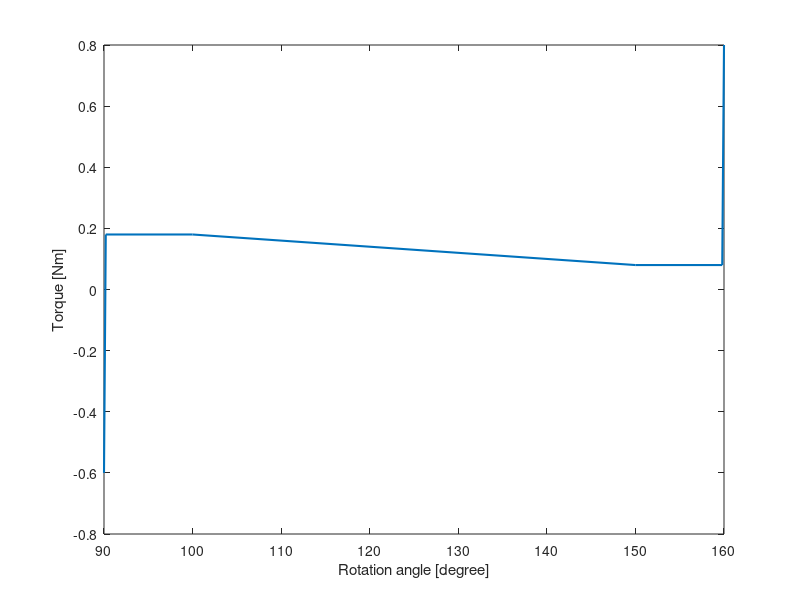

This figure's MATLAB source: (Note: this script raises an error after producing the figure.)
% =========================================================================
% ERC Design Step 1: Spring Selection based on target torque and Safety
% Factor (SF)
%
% Author: Rui Wu (rui.wu@usys.ethz.ch)
%         Stefano Mintchev (stefano.mintchev@usys.ethz.ch)
% Environmental Robotics Lab, ETH Zurich, 2025
%
% Funded by the Horizon Europe project in AI & robotics:
% "SPEAR: Spatial Perception & Embodied Autonomy Research"
% =========================================================================

%% Input 1/2: Design parameters
SF = 2; % Target Safety Factor (SF), default = 2
n_spring = 1; % Number of springs
sensorised = 1; % Does the ERC has integrated angular sensor (potentiometer)? 1->Y, 0->N
L_coupler = 5; % Length of coupler for senrorised ERC
dtheta = 0.1*pi/180; % Resolution of cam design, default = 0.1*pi/180

%% Input 2/2: Required Response
% Need: 1) Theta_EA, Rotation of one cam (1/2 of total bending), in radians
%       2) M_EA, Target torque profile (N*m)
% below are examples

%%% Example 1
Theta_EA=[-45 45]*pi/180;
M_EA=[-1 1]*0.25;

% %%% Example 2
% Theta_EA=[-45 -44.9 -0.1 0.1 44.9 45]*pi/180;
% M_EA=[-1 1 -1 1 -1 1]*0.1;

% %%% Example 3
% Theta_EA=[-45 -0.1 0.1 45]*pi/180;
% M_EA=[-0.5 -0.5 0.5 0.5]*0.25;

% %%% Example 4
% Theta_EA=[-45 -0.1 0.1 45]*pi/180;
% M_EA=[-0 -0.5 0.5 0]*0.25;

%%% Example on repository
% % Rotation of one cam (1/2 of total bending), in radians
% Theta_EA = [-45 -44.9 -30 -15 0 0.1 15 30 44.9 45] * pi / 180;  
% % Target torque profile (N*m)
% M_EA = [-0.4 -0.035 0 -0.07 -0.035 0.035 0.07 0 0.035 0.4];  

% %%% Live demo
% M_max=0.05; % Target maximum moment (N*m)
% Theta_EA=(-15:0.25:15);
% M_EA=(15^2-Theta_EA.^2).^0.5/30+0.5; % torque (N*m)
% Theta_EA=[0.1 10 Theta_EA+30]*pi/180; % rotation of one rolamite (1/2 of total bending)
% M_EA=[1 1 M_EA]*M_max; % normalised moment profile * M_max
% M_EA(end)=5*M_max; % adding an end-stopping effect
% M_EA=[fliplr(-M_EA) M_EA]; % generate symmetrical profile
% Theta_EA=[fliplr(-Theta_EA) Theta_EA]; % generate symmetrical profile

% %%% SquAshy 2025
% % Rotation of one cam (1/2 of total bending), in radians
% Theta_EA = [45 45.2 50 55:1:90 90.2]/2 * pi / 180;  
% % Target torque profile (N*m)
% M_EA = [-0.5 0.023 0.023 0.05*0.2*sin((55:1:90)*pi/180) 0.5]; 

%%% X-drone 2025
% Rotation of one cam (1/2 of total bending), in radians
Theta_EA = [45 45.1 50 75 79.9 80] * pi / 180;  
% Target torque profile (N*m)
M_EA = [-0.6 0.18 0.18 0.08 0.08 0.8]; 

%% Spring Requirement Evaluation

% Interpolate the target torque according to resolution
theta = (Theta_EA(1):dtheta:Theta_EA(end)); % acquisition points
M = interp1(Theta_EA, M_EA, theta, 'linear'); % target torque (N*m)
DU = cumtrapz(theta*2, M);% incremental energy starting from theta = 0 (J)
% Target torque variation rate
slopes = diff(M_EA) ./ diff(Theta_EA * 2);  
% Maximum target torque reduction rate
M_slp = -1 * min(slopes);  

%% Output
D = max((0.28*M_slp/n_spring*1000)^(1/3),(0.33*(max(DU) - min(DU))/n_spring*1000)^(1/3)); % Mass model's estimation of spring diameter
fprintf('Spring requirement:\n');
fprintf('   No. of springs (user defined):  %g \n', n_spring);
fprintf('   Max length & tension:           L_max*T_max >= %.2g N*m (per spring)\n', 4 * M_slp/n_spring * SF);
fprintf('   Max. elongation & tension:     ΔL_max*T_max >= %.2g N*m (per spring)\n\n', 2 * (max(DU) - min(DU))/n_spring * SF);
fprintf('Mass model estimation (this is only a guideline, as spring selection is not unique):\n');
fprintf('L_max: %.2g mm, coil diameter: %.2g mm, wire diameter: %.2g mm, ', D*10 + sensorised*L_coupler, D, D/5);
fprintf('ERC mass: %.2g g\n', max(max(0.14 * M_slp/n_spring*1000, 0.17 * (max(DU) - min(DU))/n_spring*1000), 25)+sensorised*10);
if sensorised == 1
    fprintf('Note: L_max includes the length of coupler, and ERC mass includes 10 g of sensor accesories\n\n');
else
    fprintf('\n');
end
fprintf('For max. torque reduction rate %.3g N*m/rad\n', M_slp);
fprintf('and target energy variation %.3g J\n', (max(DU) - min(DU)));
fprintf('with Safety Factor SF = %.3g \n', SF);

figure
plot(Theta_EA*2*180/pi,M_EA,'LineWidth', 1.5)
xlabel('Rotation angle [degree]'); ylabel('Torque [Nm]')
fontsize(16,"points")
title('Target ERC torque response')
grid on
